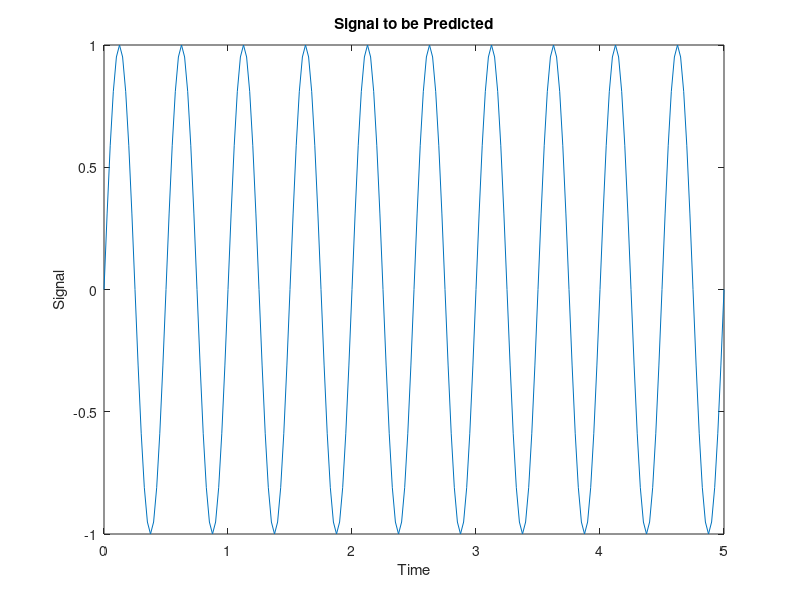

This chart was generated by the following MATLAB code: (Note: this script raises an error after producing the figure.)
%% Linear Prediction Design
% This example illustrates how to design a linear neuron to predict
% the next value in a time series given the last five values.

% Copyright 1992-2012 The MathWorks, Inc.

%% Defining a Wave Form
% Here time is defined from 0 to 5 seconds in steps of 1/40 of
% a second.

time = 0:0.025:5;

%%
% We can define a signal with respect to time.

signal = sin(time*4*pi);
plot(time,signal)
xlabel('Time');
ylabel('Signal');
title('Signal to be Predicted');

%% Setting up the Problem for a Neural Network
% The signal convert is then converted to a cell array.  Neural Networks
% represent timesteps as columns of a cell array, do distinguish them from
% different samples at a given time, which are represented with columns
% of matrices.

signal = con2seq(signal);

%%
% To set up the problem we will use the first four values of the
% signal as initial input delay states, and the rest except for the
% last step as inputs.

Xi = signal(1:4);
X = signal(5:(end-1));
timex = time(5:(end-1));

%%
% The targets are now defined to match the inputs, but shifted earlier
% by one timestep.

T = signal(6:end);

%% Designing the Linear Layer
% The function *newlind* will now design a linear layer with a single
% neuron which predicts the next timestep of the signal given the current
% and four past values.

net = newlind(X,T,Xi);
view(net)

%% Testing the Linear Layer
% The network can now be called like a function on the inputs and delayed
% states to get its time response.

Y = net(X,Xi);

%%
% The output signal is plotted with the targets.

figure
plot(timex,cell2mat(Y),timex,cell2mat(T),'+')
xlabel('Time');
ylabel('Output -  Target +');
title('Output and Target Signals');

%%
% The error can also be plotted.

figure
E = cell2mat(T)-cell2mat(Y);
plot(timex,E,'r')
hold off
xlabel('Time');
ylabel('Error');
title('Error Signal');

%%
% Notice how small the error is!
%
% This example illustrated how to design a dynamic linear network which
% can predict a signal's next value from current and past values.
